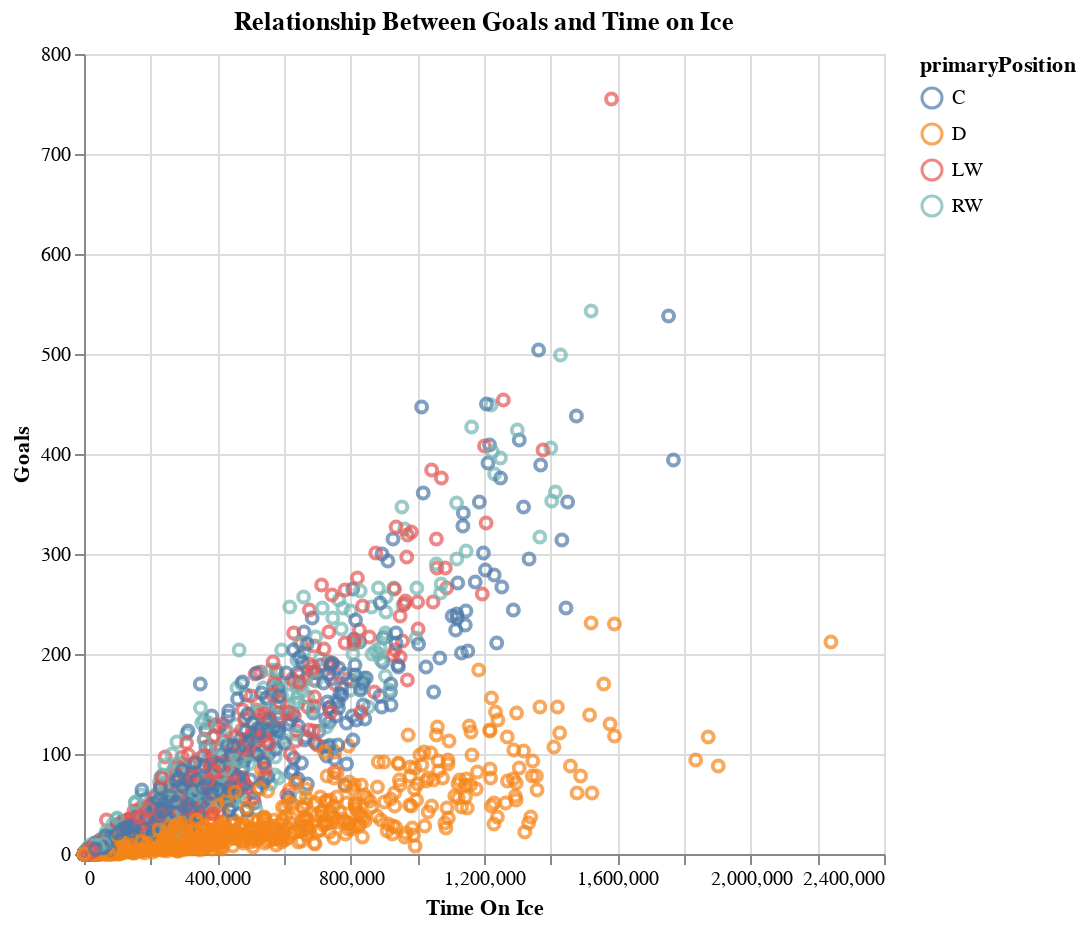

Write notebook code for a chart like this one.
### Code cell
# Visualize with position

alt.Chart(df_skaters_pos_noG).mark_point().encode(
    alt.X('timeOnIce:Q', title='Time On Ice'),
    alt.Y('goals:Q', title='Goals'),
    color='primaryPosition:N'
).properties(
    title='Relationship Between Goals and Time on Ice',
    height=400,
    width=400
)

### Figure 1 — Vega-Lite specification as saved in the notebook (floating-point values rounded to 4 significant figures; data arrays with more than 128 entries replaced by an {"elided": "..."} marker saying what was removed)
{"config": {"view": {"continuousWidth": 300, "continuousHeight": 300}}, "data": {"name": "data-b515fc9853be9646374924a1c146b0d9"}, "mark": {"type": "point"}, "encoding": {"color": {"field": "primaryPosition", "type": "nominal"}, "x": {"field": "timeOnIce", "title": "Time On Ice", "type": "quantitative"}, "y": {"field": "goals", "title": "Goals", "type": "quantitative"}}, "height": 400, "title": "Relationship Between Goals and Time on Ice", "width": 400, "$schema": "https://vega.github.io/schema/vega-lite/v5.16.3.json", "datasets": {"data-b515fc9853be9646374924a1c146b0d9": {"elided": "3491 records"}}}
